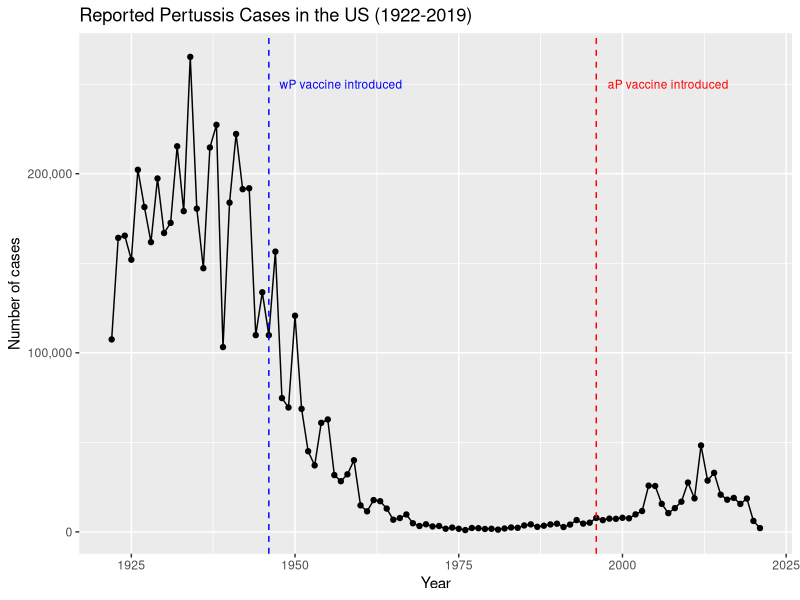

Generate this figure with R: (Note: this script raises an error after producing the figure.)
## ---- chunk 1
# install.packages("datapasta")
## ---- chunk 2
cdc <- data.frame(
                          Year = c(1922L,
                                   1923L,1924L,1925L,1926L,1927L,1928L,
                                   1929L,1930L,1931L,1932L,1933L,1934L,1935L,
                                   1936L,1937L,1938L,1939L,1940L,1941L,
                                   1942L,1943L,1944L,1945L,1946L,1947L,1948L,
                                   1949L,1950L,1951L,1952L,1953L,1954L,
                                   1955L,1956L,1957L,1958L,1959L,1960L,
                                   1961L,1962L,1963L,1964L,1965L,1966L,1967L,
                                   1968L,1969L,1970L,1971L,1972L,1973L,
                                   1974L,1975L,1976L,1977L,1978L,1979L,1980L,
                                   1981L,1982L,1983L,1984L,1985L,1986L,
                                   1987L,1988L,1989L,1990L,1991L,1992L,1993L,
                                   1994L,1995L,1996L,1997L,1998L,1999L,
                                   2000L,2001L,2002L,2003L,2004L,2005L,
                                   2006L,2007L,2008L,2009L,2010L,2011L,2012L,
                                   2013L,2014L,2015L,2016L,2017L,2018L,
                                   2019L,2020L,2021L),
  No..Reported.Pertussis.Cases = c(107473,
                                   164191,165418,152003,202210,181411,
                                   161799,197371,166914,172559,215343,179135,
                                   265269,180518,147237,214652,227319,103188,
                                   183866,222202,191383,191890,109873,
                                   133792,109860,156517,74715,69479,120718,
                                   68687,45030,37129,60886,62786,31732,28295,
                                   32148,40005,14809,11468,17749,17135,
                                   13005,6799,7717,9718,4810,3285,4249,
                                   3036,3287,1759,2402,1738,1010,2177,2063,
                                   1623,1730,1248,1895,2463,2276,3589,
                                   4195,2823,3450,4157,4570,2719,4083,6586,
                                   4617,5137,7796,6564,7405,7298,7867,
                                   7580,9771,11647,25827,25616,15632,10454,
                                   13278,16858,27550,18719,48277,28639,
                                   32971,20762,17972,18975,15609,18617,6124,
                                   2116)
)
## ---- chunk 3
library(ggplot2)

plot <- ggplot(cdc, aes(x = Year, y = No..Reported.Pertussis.Cases)) +
          geom_point() +
          geom_line() +
          labs(title = "Reported Pertussis Cases in the US (1922-2019)",
               x = "Year",
               y = "Number of cases") +
          scale_y_continuous(labels = scales::comma) 
## ---- chunk 4
plot + 
  geom_vline(xintercept = 1946, linetype = "dashed", color = "blue") +
  annotate("text", label = "wP vaccine introduced", x = 1957, y = 250000, color = "blue", size = 3)  +
  geom_vline(xintercept = 1996, linetype = "dashed", color = "red") + 
  annotate("text", label = "aP vaccine introduced", x = 2007, y = 250000, color = "red", size = 3)

## ---- chunk 5
library(jsonlite)

subject <- read_json("https://www.cmi-pb.org/api/subject", simplifyVector = TRUE)  
head(subject, n = 3)
## ---- chunk 6
table(subject$infancy_vac)
table(subject$biological_sex)
table(subject$race, subject$biological_sex)
## ---- chunk 7
#install.packages("lubridate")
library(lubridate)

today() #Check today's date

today() - ymd("2001-03-20") #Calculate the period between two dates

time_length(today() - ymd("2001-03-20"), "years") #Calculate the period between two dates in years
## ---- chunk 8
library(dplyr)

#Calculate ages and add into the data frame
subject$age <- today() - ymd(subject$year_of_birth)
subject$age_year <- time_length(subject$age, "years")

#Find statistics of age for both vaccination group
ap <- subject %>%
  filter(infancy_vac == "aP") 
round(summary( time_length( ap$age, "years")))

wp <- subject %>%
  filter(infancy_vac == "wP") 
round(summary( time_length( wp$age, "years")))

#Plot the data and execute two-sample t-test
library("ggpubr")
ggboxplot(subject, x = "infancy_vac", y = "age_year", 
          color = "infancy_vac", palette = c("cyan", "Red"),
        ylab = "Ages", xlab = "Vaccine")

t.test(time_length(ap$age, "years"), time_length(wp$age, "years"))

## ---- chunk 9
days_at_boost <- ymd(subject$date_of_boost) - ymd(subject$year_of_birth)
age_at_boost <- time_length(days_at_boost, "years")
head(age_at_boost)
summary(age_at_boost)
## ---- chunk 10
ggplot(subject) +
  aes(time_length(age, "year"),
      fill=as.factor(infancy_vac)) +
  geom_histogram(show.legend = FALSE) +
  facet_wrap(vars(infancy_vac), nrow = 2) +
  xlab("Age(years)")
## ---- chunk 11
#Read API data
specimen <- read_json("https://www.cmi-pb.org/api/specimen", simplifyVector = TRUE) 
titer <- read_json("https://www.cmi-pb.org/api/plasma_ab_titer", simplifyVector = TRUE) 
head(specimen, n = 3)
head(titer, n = 3)
## ---- chunk 12
meta <- left_join(specimen, subject)
dim(meta)
head(meta)
## ---- chunk 13
abdata <- inner_join(titer, meta, by = join_by(specimen_id))
dim(abdata)
## ---- chunk 14
table(abdata$isotype)
## ---- chunk 15
table(abdata$dataset)
## ---- chunk 16
#Filter IgG data
igg <- abdata %>% filter(isotype == "IgG")
tail(igg)
## ---- chunk 17
ggplot(igg) +
  aes(MFI_normalised, antigen) +
  geom_boxplot() + 
  xlim(0,75) +
  facet_wrap(vars(visit), nrow=2)
## ---- chunk 18
#Distinguish graph with types of vaccines used

#By visit
ggplot(igg) +
  aes(MFI_normalised, antigen, col=infancy_vac ) +
  geom_boxplot(show.legend = FALSE) + 
  facet_wrap(vars(visit), nrow=2) +
  xlim(0,75) +
  theme_bw()

#By visit and vaccine type
igg %>% filter(visit != 8) %>%
ggplot() +
  aes(MFI_normalised, antigen, col=infancy_vac ) +
  geom_boxplot(show.legend = FALSE) + 
  xlim(0,75) +
  facet_wrap(vars(infancy_vac, visit), nrow=2)
## ---- chunk 19
filter(igg, antigen == "OVA") %>%
  ggplot() +
  aes(MFI_normalised, col = infancy_vac) +
  geom_boxplot(show.legend = FALSE) +
  facet_wrap(vars(visit)) +
  theme_bw() + 
  labs(title = "OVA antigen level per visit")

filter(igg, antigen == "FIM2/3") %>%
  ggplot() +
  aes(MFI_normalised, col = infancy_vac) +
  geom_boxplot(show.legend = FALSE) +
  facet_wrap(vars(visit)) +
  theme_bw() +
  labs(title = "FIM2/3 antigen level per visit")
## ---- chunk 20
#Wrap up examining by tracking IgG level over time

abdata.21 <- abdata %>% filter(dataset == "2021_dataset")

abdata.21 %>% 
  filter(isotype == "IgG",  antigen == "PT") %>%
  ggplot() +
    aes(x=planned_day_relative_to_boost,
        y = MFI_normalised,
        col = infancy_vac,
        group = subject_id) +
    geom_point() +
    geom_line() +
    geom_vline(xintercept=0, linetype="dashed") +
    geom_vline(xintercept=14, linetype="dashed") +
  labs(title = "2021 dataset IgG PT",
       subtitle = "Dashed lines indicate day 0 (pre-boost) and 14 (apparent peak levels)")

abdata.20 <- abdata %>% filter(dataset == "2020_dataset")

abdata.20%>% 
  filter(isotype == "IgG",  antigen == "PT") %>%
  ggplot() +
    aes(x = planned_day_relative_to_boost,
        y = MFI_normalised,
        col = infancy_vac,
        group = subject_id) +
    geom_point() +
    geom_line() +
    geom_vline(xintercept=0, linetype="dashed") +
    geom_vline(xintercept=14, linetype="dashed") +
  labs(title = "2020 dataset IgG PT",
       subtitle = "Dashed lines indicate day 0 (pre-boost) and 14 (apparent peak levels). 3 outliers in wP data were excluded") +
    xlim(0, 125)
## ---- chunk 21
#Read api data
url <- "https://www.cmi-pb.org/api/v2/rnaseq?versioned_ensembl_gene_id=eq.ENSG00000211896.7"
rna <- read_json(url, simplifyVector = TRUE) 

#Join RNA data with metadata
ssrna <- inner_join(rna, meta)
## ---- chunk 22
ggplot(ssrna) +
  aes(x = visit, y = tpm, group=subject_id) +
  geom_point() +
  geom_line(alpha=0.2)
## ---- chunk 23
#Visualize tpm data. One for overall, one for visit that showed expression spike

ggplot(ssrna) +
  aes(tpm, col = infancy_vac) +
  geom_boxplot() +
  facet_wrap(vars(visit))

ssrna %>%  
  filter(visit ==4 ) %>% 
  ggplot() +
    aes(tpm, col = infancy_vac) + geom_density() + 
    geom_rug() 
